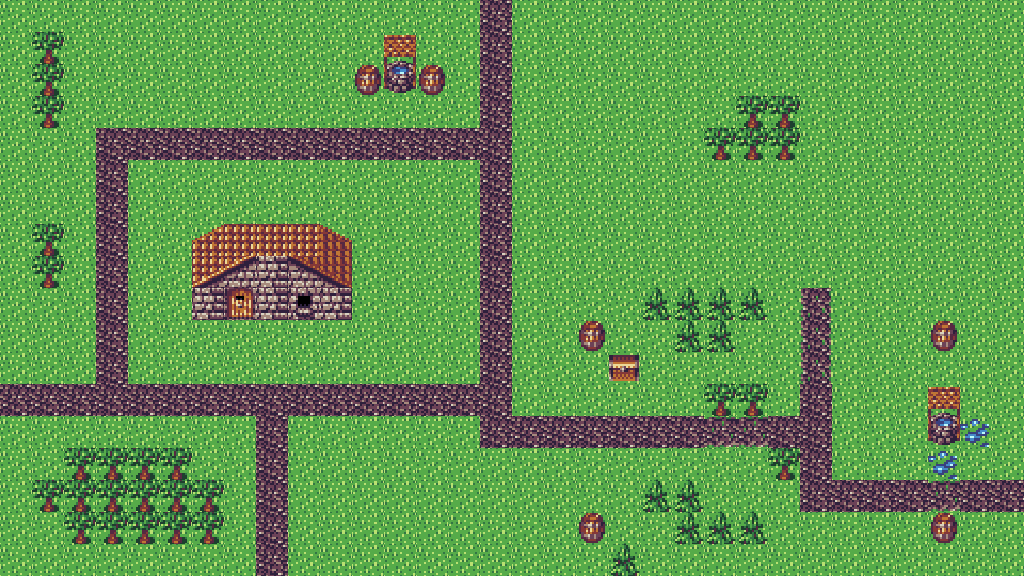

The image is a tile-based game level rendered from a .tmx file. Its description and source (layers, tilesets, objects; grid data summarised) follow:
An orthogonal 32x18 tile map with 32x32 px tiles, 3 tile layers (Spawns, Floor, Props).

<map version="1.0" tiledversion="1.1.4" orientation="orthogonal" renderorder="right-down" width="32" height="18" tilewidth="32" tileheight="32" infinite="0" backgroundcolor="#509632" nextobjectid="1">
 <tileset firstgid="1" source="town_padded.tsx" />
 <layer name="Spawns" width="32" height="18">
  <data>[576 cells, 12 non-empty, 1 distinct tile ids]</data>
 </layer>
 <layer name="Floor" width="32" height="18">
  <data>[576 cells, 576 non-empty, 4 distinct tile ids]</data>
 </layer>
 <layer name="Props" width="32" height="18">
  <data>[576 cells, 68 non-empty, 17 distinct tile ids]</data>
 </layer>
</map>